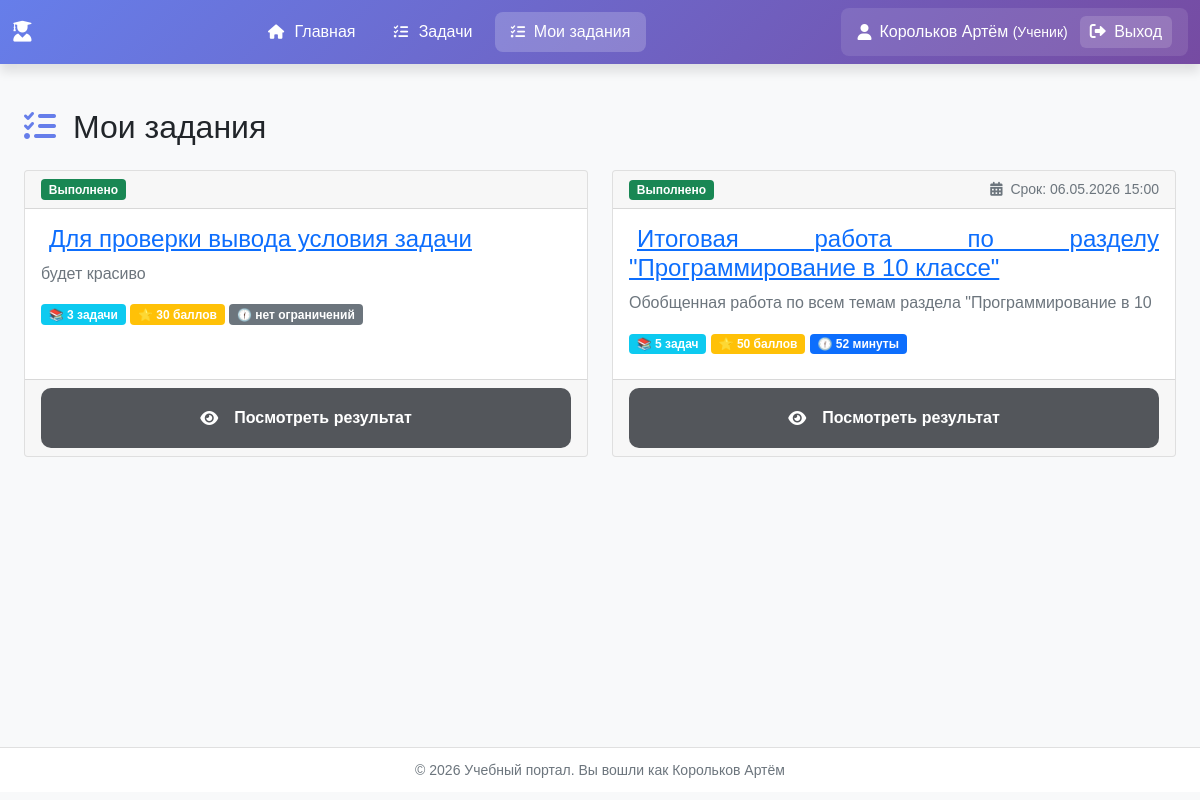
Screenshot of /tasks/collections/my-assignments/ (signed in) with the database file from the repository.
### users_app/models.py (models this page shows, shortened)
class User(AbstractUser):
    USER_TYPES = (
        ('teacher', 'Учитель'),
        ('student', 'Ученик'),
    )
    user_type = models.CharField(max_length=10, choices=USER_TYPES, default='student')
    middle_name = models.CharField('Отчество', max_length=50, blank=True)
    class Meta:
        verbose_name = 'Пользователь'
        verbose_name_plural = 'Пользователи'

### task_description_app/collections/models.py (models this page shows, shortened)
class CollectionAssignment(models.Model):
    STATUS_CHOICES = (
        ('pending', 'Ожидает выполнения'),
        ('in_progress', 'Выполняется'),
        ('completed', 'Выполнено'),
        ('expired', 'Просрочено'),
    )
    collection = models.ForeignKey(Collection, on_delete=models.CASCADE, related_name='assignments')
    student = models.ForeignKey(settings.AUTH_USER_MODEL, on_delete=models.CASCADE,
                                related_name='collection_assignments')
    assigned_at = models.DateTimeField(auto_now_add=True)
    due_date = models.DateTimeField('Срок выполнения', null=True, blank=True)
    status = models.CharField('Статус', max_length=20, choices=STATUS_CHOICES, default='pending')
    class Meta:
        db_table = 'task_description_app_collectionassignment'
        ordering = ['-assigned_at']
        unique_together = ['collection', 'student']
    def is_overdue(self):
        if self.due_date and timezone.now() > self.due_date:
            return True
        return False

class Collection(models.Model):
    COLLECTION_TYPES = (
        ('lesson', 'Урок'),
        ('test', 'Контрольная работа'),
        ('exam', 'Экзамен'),
        ('homework', 'Домашнее задание'),
    )
    title = models.CharField('Название', max_length=200)
    description = models.TextField('Описание', blank=True)
    collection_type = models.CharField('Тип', max_length=20, choices=COLLECTION_TYPES, default='lesson')
    author = models.ForeignKey(
        settings.AUTH_USER_MODEL,
        on_delete=models.CASCADE,
        related_name='created_collections'
    )
    target_class = models.CharField('Класс', max_length=50, blank=True)
    target_group = models.IntegerField('Группа', null=True, blank=True)
    is_public = models.BooleanField('Публичная', default=True)
    show_results = models.BooleanField('Показывать результаты', default=True)
    time_limit = models.IntegerField('Ограничение времени (мин)', null=True, blank=True)
    created_at = models.DateTimeField(auto_now_add=True)
    updated_at = models.DateTimeField(auto_now=True)
    tasks = models.ManyToManyField(Task, through='CollectionItem', related_name='collections')
    class Meta:
        db_table = 'task_description_app_collection'
        ordering = ['-created_at']
        verbose_name = 'Подборка задач'
        verbose_name_plural = 'Подборки задач'
    def get_total_score(self):
        return sum(item.max_score for item in self.collection_items.all())

class CollectionItem(models.Model):
    collection = models.ForeignKey(
        Collection,
        on_delete=models.CASCADE,
        related_name='collection_items'
    )
    task = models.ForeignKey(Task, on_delete=models.CASCADE)
    order = models.IntegerField('Порядок', default=0)
    max_score = models.IntegerField('Максимальный балл', default=10)
    required = models.BooleanField('Обязательная', default=True)
    class Meta:
        db_table = 'task_description_app_collectionitem'
        ordering = ['order']
        unique_together = ['collection', 'task']

### task_description_app/collections/views.py (the view)
# urls.py: path('my-assignments/', views.my_assignments, name='my_assignments'),
@login_required
def my_assignments(request):
    if request.user.user_type != 'student':
        return redirect('teacher_dashboard')
    assignments = CollectionAssignment.objects.filter(
        student=request.user
    ).select_related('collection').order_by('-assigned_at')
    attempts = CollectionAttempt.objects.filter(
        student=request.user,
        status='completed'
    ).order_by('-completed_at')
    attempts_dict = {}
    for attempt in attempts:
        if attempt.collection_id not in attempts_dict:
            attempts_dict[attempt.collection_id] = attempt
    for assignment in assignments:
        if assignment.is_overdue():
            assignment.status = 'expired'
            assignment.save()
        completed_attempt = CollectionAttempt.objects.filter(
            collection=assignment.collection,
            student=request.user,
            status='completed'
        ).order_by('-completed_at').first()
        assignment.last_completed_attempt = completed_attempt
    request_sent = request.GET.get('request_sent')
    if request_sent == 'success':
        messages.success(request, '✅ Запрос на продление времени успешно отправлен учителю!')
    elif request_sent == 'error':
        error_msg = request.GET.get('error', 'Не удалось отправить запрос')
        messages.error(request, f'❌ Ошибка: {error_msg}')
    context = {
        'assignments': assignments,
        'title': 'Мои задания',
    }
    return render(request, 'task_description_app/collections/my_assignments.html', context)

### templates/task_description_app/collections/my_assignments.html (shortened to what this page needs)
{% extends "base.html" %}
{% load static %}
{% load pluralize_ru %}
{% block content %}
    <div class="container mt-4">
        <h2>
            <i class="fas fa-tasks me-2" style="color: #667eea;"></i>
            Мои задания
        </h2>
        {% if assignments %}
            <div class="row mt-4">
                {% for assignment in assignments %}
                    <div class="col-md-6 mb-4">
                        <div class="card h-100 {% if assignment.status == 'expired' %}border-danger{% endif %}">
                            <div class="card-header d-flex justify-content-between align-items-center">
                                <span class="badge {% if assignment.status == 'pending' %}bg-warning{% elif assignment.status == 'in_progress' %}bg-info{% elif assignment.status == 'completed' %}bg-success{% else %}bg-danger{% endif %}">
                                    {{ assignment.get_status_display }}
                                </span>
                                {% if assignment.due_date %}
                                    <small class="text-muted">
                                        <i class="fas fa-calendar-alt me-1"></i>
                                        Срок: {{ assignment.due_date|date:"d.m.Y H:i" }}
                                    </small>
                                {% endif %}
                            </div>
                            <div class="card-body">
                                <h4 class="card-title">
                                    <a href="{% url 'tasks_&_collections:collections:detail' assignment.collection.id %}"
                                       class="card-hover p-2">
                                        {{ assignment.collection.title }}
                                    </a>
                                </h4>
                                <p class="card-text text-muted">{{ assignment.collection.description|truncatechars:100 }}</p>
                                <div class="mb-2">
                                    <span class="badge bg-info">📚 {{ assignment.collection.collection_items.count|pluralize_ru:"задача,задачи,задач" }} </span>
                                    <span class="badge bg-warning">⭐ {{ assignment.collection.get_total_score }} баллов</span>
                                    {% if assignment.collection.time_limit is None %}
                                        <span class="badge bg-secondary">🕧 нет ограничений</span>
                                    {% else %}
                                        <span class="badge bg-primary">🕧 {{ assignment.collection.time_limit|pluralize_ru:"минута,минуты,минут" }} </span>
                                    {% endif %}
                                </div>
                            </div>
                            <div class="card-footer d-flex justify-content-between gap-2">
                                {% if assignment.status == 'pending' or assignment.status == 'in_progress' %}
                                    <a href="{% url 'tasks_&_collections:collections:start' assignment.collection.id %}"
                                       class="btn btn-primary flex-grow-1">
                                        <i class="fas fa-play me-2"></i>Выполнить
                                    </a>
                                    <button type="button"
                                            class="btn btn-warning"
                                            onclick="showRequestModal({{ assignment.collection.id }}, '{{ assignment.collection.title|escapejs }}')">
                                        <i class="fas fa-clock me-1"></i>
                                        Попросить время
                                    </button>
                                {% elif assignment.status == 'completed' %}
                                    <a href="{% url 'tasks_&_collections:collections:attempt_results' assignment.last_completed_attempt.id %}"
                                       class="btn btn-secondary w-100">
                                        <i class="fas fa-eye me-2"></i>Посмотреть результат
                                    </a>
                                {% elif assignment.status == 'expired' %}
                                    <button type="button"
                                            class="btn btn-primary w-100"
                                            onclick="showRequestModal({{ assignment.collection.id }}, '{{ assignment.collection.title|escapejs }}')">
                                        <i class="fas fa-commenting me-2"></i>Попросить больше времени
                                    </button>
                                {% endif %}
                            </div>
                        </div>
                    </div>
                {% endfor %}
            </div>
        {% else %}
            <div class="alert alert-info text-center py-5 mt-4">
                <i class="fas fa-inbox fa-3x mb-3"></i>
                <h4>У вас пока нет заданий</h4>
                <p>Когда учитель выдаст вам контрольную работу, она появится здесь</p>
            </div>
        {% endif %}
    </div>
{% endblock %}

### templates/base.html (shortened to what this page needs)
<!DOCTYPE html>
<html lang="ru">
<head>
    {% load static %}
    <link rel="stylesheet" href="https://cdn.jsdelivr.net/npm/bootstrap@5.1.3/dist/css/bootstrap.min.css">
    <link rel="stylesheet" href="https://cdnjs.cloudflare.com/ajax/libs/font-awesome/6.0.0/css/all.min.css">
    <link rel="stylesheet" href="{% static 'css/base/style.css' %}">
    <link rel="stylesheet" href="{% static 'css/components/buttons.css' %}">
    <link rel="stylesheet" href="{% static 'css/components/tabs.css' %}">
</head>
<body>
<nav class="navbar navbar-expand-lg navbar-dark">
    <div class="container">
        <a class="navbar-brand" href="{% url 'home' %}">
            <i class="fas {% if user.user_type == 'teacher' %}fa-chalkboard-teacher{% elif user.user_type == 'student' %}fa-user-graduate{% else %}fa-graduation-cap{% endif %} me-2"></i>
        </a>
        <div class="collapse navbar-collapse" id="navbarNav">
            {% if user.is_authenticated %}
                <ul class="navbar-nav me-auto">
                {% if user.user_type == 'teacher' %}
                    <ul class="navbar-nav me-auto">
                    <li class="nav-item">
                        <a class="nav-link {% if request.path == '/' or '/teacher/' in request.path %}active{% endif %}"
                           href="{% url 'teacher_dashboard' %}">
                            <i class="fas fa-home"></i> Главная
                        </a>
                    </li>
                    <li class="nav-item">
                        <a class="nav-link {% if '/tasks/' in request.path and '/tasks/task/add/' not in request.path and '/tasks/collections/' not in request.path %}active{% endif %}"
                           href="{% url 'tasks_&_collections:tasks:list' %}">
                            <i class="fas fa-tasks"></i> Все задачи
                        </a>
                    </li>
                    <li class="nav-item">
                        <a class="nav-link {% if '/tasks/task/add/' in request.path %}active{% endif %}"
                           href="{% url 'tasks_&_collections:tasks:add' %}">
                            <i class="fas fa-plus-circle"></i> Добавить задачу
                        </a>
                    </li>
                    <li class="nav-item">
                        <a class="nav-link {% if '/tasks/collections/' in request.path and '/tasks/collections/my-assignments' not in request.path %}active{% endif %}"
                           href="{% url 'tasks_&_collections:collections:list' %}">
                            <i class="fas fa-layer-group"></i> Мои подборки
                        </a>
                    </li>
                {% elif user.user_type == 'student' %}
                    <li class="nav-item">
                        <a class="nav-link {% if request.resolver_match.url_name == 'student_dashboard' %}active{% endif %}"
                           href="{% url 'student_dashboard' %}">
                            <i class="fas fa-home"></i> Главная
                        </a>
                    </li>
                    <li class="nav-item">
                        <a class="nav-link {% if '/tasks/' in request.path and '/tasks/task/add/' not in request.path and '/tasks/collections/' not in request.path %}active{% endif %}"
                           href="{% url 'tasks_&_collections:tasks:list' %}">
                            <i class="fas fa-tasks"></i> Задачи
                        </a>
                    </li>
                    <li class="nav-item">
                        <a class="nav-link {% if '/tasks/collections/' in request.path %}active{% endif %}"
                           href="{% url 'tasks_&_collections:collections:my_assignments' %}">
                            <i class="fas fa-tasks me-1"></i> Мои задания
                        </a>
                    </li>
                {% endif %}
            </ul>
                <div class="user-menu">
                    <i class="fas {% if user.user_type == 'teacher' %}fa-user-tie{% else %}fa-user{% endif %}"></i>
                    <span class="user-name">
                            {{ user.last_name }} {{ user.first_name }}
                        {% if user.user_type == 'teacher' %}
                            <small>(Учитель)</small>
                        {% else %}
                            <small>(Ученик)</small>
                        {% endif %}
                        </span>
                    <a href="{% url 'logout' %}" class="logout-btn" onclick="return confirm('Выйти из системы?')">
                        <i class="fas fa-sign-out-alt me-1"></i> Выход
                    </a>
                </div>
            {% endif %}
        </div>
    </div>
</nav>
<div class="main-content">
    <div class="container">
        {% block content %}
        {% endblock %}
    </div>
</div>
<footer class="footer">
    <div class="container text-center">
        <small>
            &copy; {% now "Y" %} Учебный портал.
            {% if user.is_authenticated %}
                Вы вошли как {{ user.last_name }} {{ user.first_name }}
            {% else %}
                Все права защищены
            {% endif %}
        </small>
    </div>
</footer>
</body>
</html>

### rows the page displays
User: last_name "Корольков", first_name "Артём"
CollectionAssignment: status "Выполнено", collection "Для проверки вывода условия задачи", collection.description "будет красиво", collection.get_total_score "30", shows "🕧 нет ограничений", shows "Посмотреть результат"
CollectionAssignment: status "Выполнено", due_date "06.05.2026 15:00", collection "Итоговая работа по разделу \"Программирование в 10 классе\"", collection.description "Обобщенная работа по всем темам раздела \"Программирование в 10", collection.get_total_score "50", shows "Посмотреть результат"
